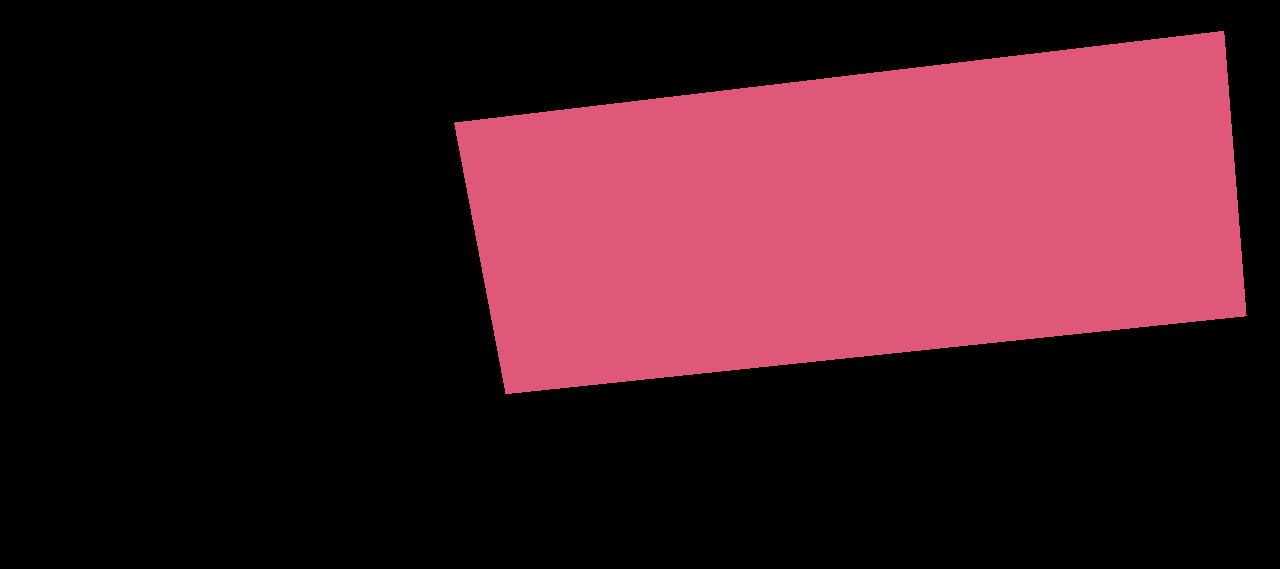
#> input picture Codes/Masks to Label Conversion/tmp/masks/IMG-20240511-WA0029_0.png, 1280 x 569 px; its folder holds 4 pictures in this run
$ jupyter execute Convertion.ipynb
#> lines starting #> are read from the running program, lines starting #| are printed output that depends on the picture; after the words box and inside, x2 and y2 are one past the last pixel; in counts of white or black regions, pixels touching at a corner belong together
[cell 1]
import os
import cv2
import numpy as np

input_dir = './tmp/masks'
output_dir = './tmp/labels'

# Define class RGB colors
class_colors = {
    'Correct': (148, 104, 85),
    'Wrong': (121, 88, 224),
}

# Map class names to numeric labels
class_labels = {
    'Correct': 0,
    'Wrong': 1,
}

def mask_to_polygons(mask, class_label):
    # Find contours
    contours, _ = cv2.findContours(mask, cv2.RETR_EXTERNAL, cv2.CHAIN_APPROX_SIMPLE)

    # Convert contours to polygons
    H, W = mask.shape
    polygons = []
    for cnt in contours:
        if cv2.contourArea(cnt) > 200:  # Filter out small contours
            polygon = []
            for point in cnt:
                x, y = point[0]
                polygon.append(x / W)
                polygon.append(y / H)
            polygons.append((class_label, polygon))
    return polygons

def convert_mask_to_labels(input_dir, output_dir, class_colors, class_labels):
#> called with input_dir = './tmp/masks', output_dir = './tmp/labels'
    if not os.path.exists(output_dir):
        os.makedirs(output_dir)

    for filename in os.listdir(input_dir):
        image_path = os.path.join(input_dir, filename)
        mask = cv2.imread(image_path)
#> mask is the input picture: shape (569, 1280, 3); mean B, G, R 35.5, 25.8, 65.7

        all_polygons = []
        for class_name, color in class_colors.items():
            class_label = class_labels[class_name]

            # Create binary mask for each class
            binary_mask = cv2.inRange(mask, color, color)

            # Get polygons for this class
            polygons = mask_to_polygons(binary_mask, class_label)
            all_polygons.extend(polygons)
#> this loop made 2 passes
#> pass 2, in convert_mask_to_labels, `binary_mask = cv2.inRange(mask, color, color)`:
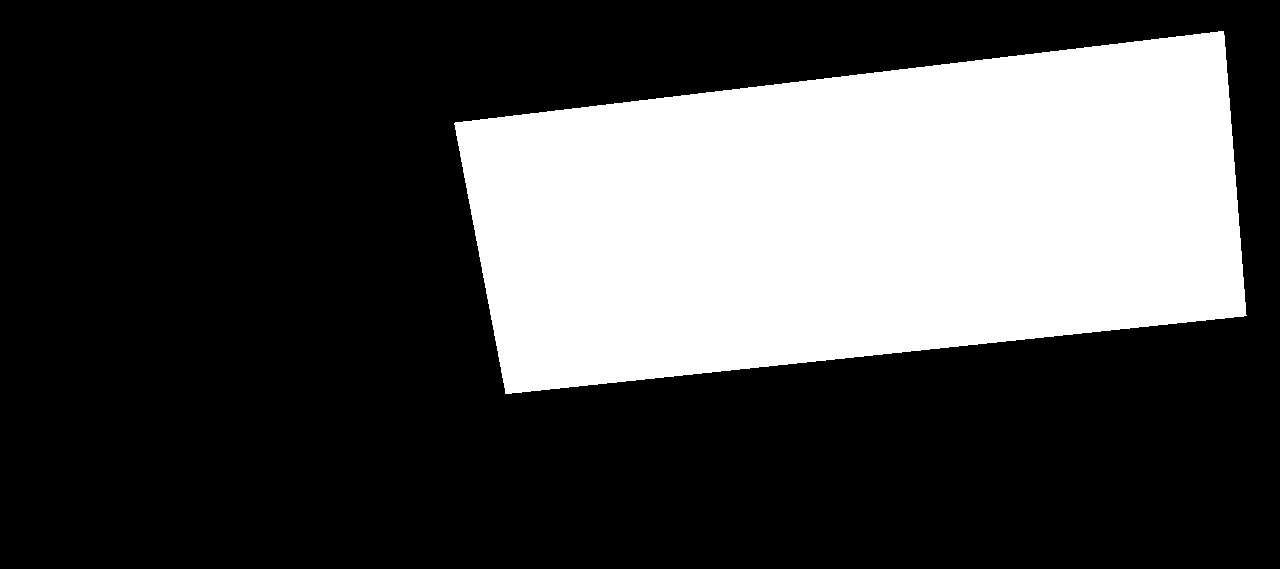
#> binary_mask: shape (569, 1280); 29.3% white; 1 white region, box (x1, y1, x2, y2) and area: (454, 31, 1247, 394) 213584
#> after the loop, all_polygons = 1 item

        # Write to label file
        label_filename = os.path.splitext(filename)[0] + '.txt'
        output_path = os.path.join(output_dir, label_filename)
        with open(output_path, 'w') as f:
            for class_label, polygon in all_polygons:
                f.write(f"{class_label} ")
                for p_, p in enumerate(polygon):
                    if p_ == len(polygon) - 1:
                        f.write(f"{p}\n")
                    else:
                        f.write(f"{p} ")
#> this loop made 1 pass
#> class_label on pass 1: 1
#> pass 2 of the loop in convert_mask_to_labels, `for filename in os.listdir(input_dir):`:
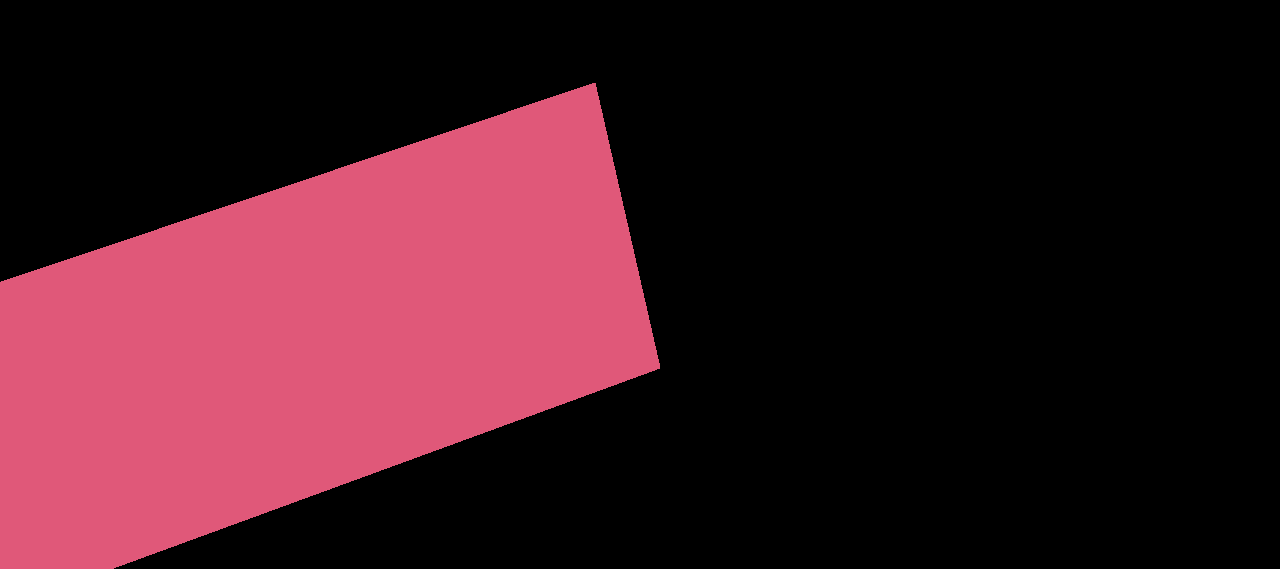
#> input picture Codes/Masks to Label Conversion/tmp/masks/IMG-20240511-WA0029_18.png, 1280 x 569 px
#> in convert_mask_to_labels, mask is the input picture: shape (569, 1280, 3); mean B, G, R 32.9, 23.9, 60.8
#> the loop in convert_mask_to_labels, `for class_name, color in class_colors.items():` made 2 passes
#> pass 2, in convert_mask_to_labels, `binary_mask = cv2.inRange(mask, color, color)`:
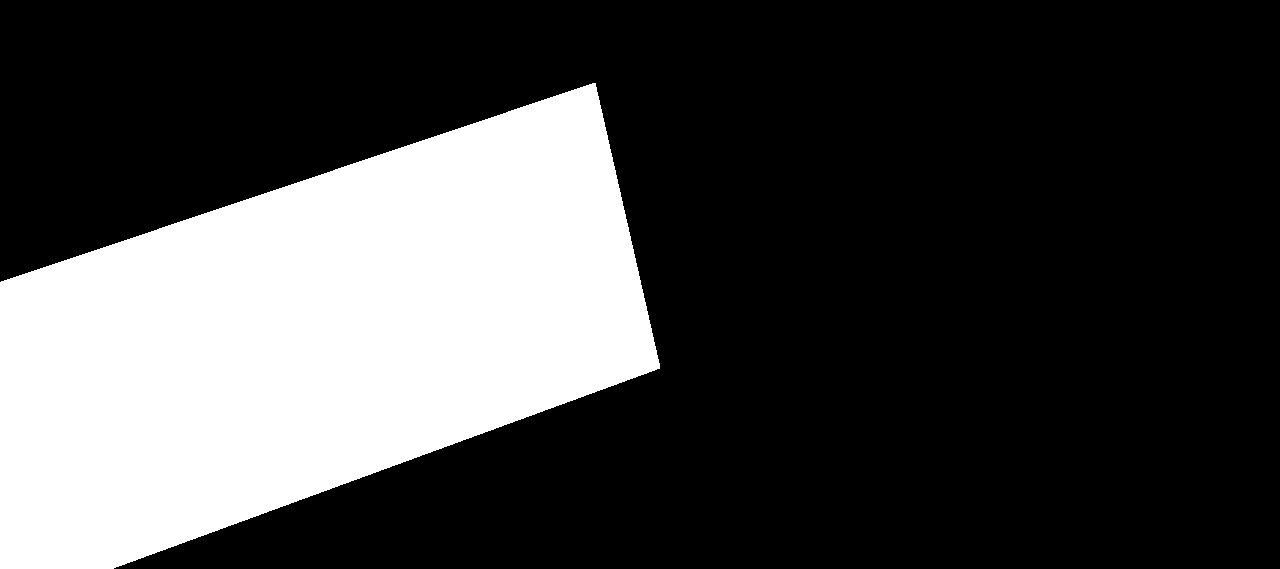
#> binary_mask: shape (569, 1280); 27.1% white; 1 white region, box (x1, y1, x2, y2) and area: (0, 83, 660, 569) 197730
#> the loop in convert_mask_to_labels, `for class_label, polygon in all_polygons:` made 1 pass
#> pass 3 of the loop in convert_mask_to_labels, `for filename in os.listdir(input_dir):`:
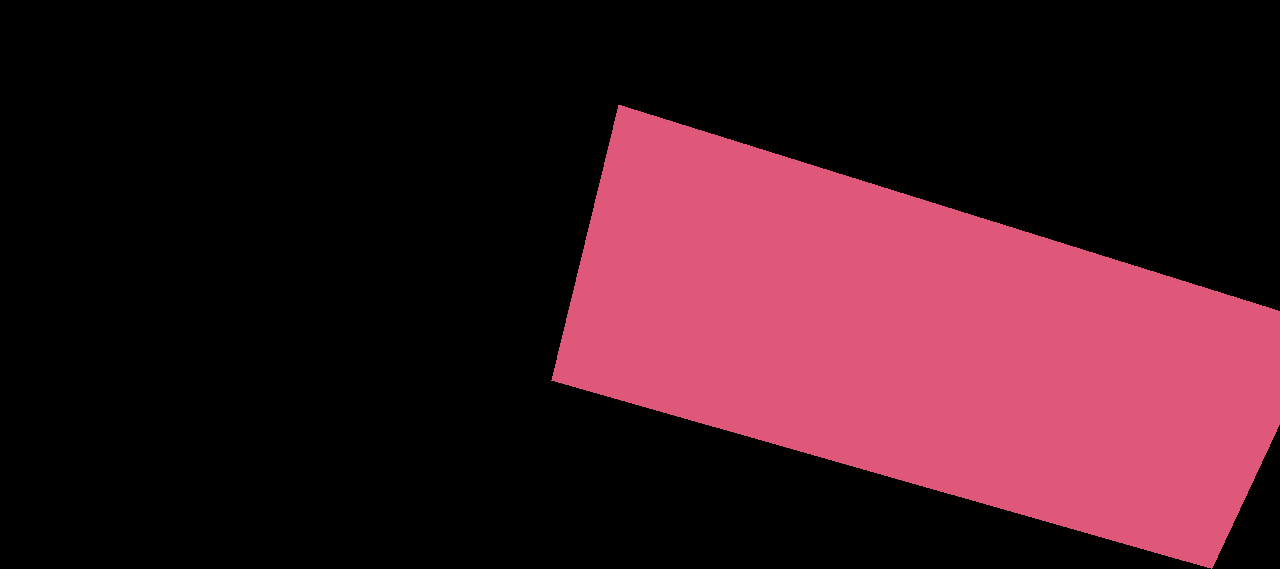
#> input picture Codes/Masks to Label Conversion/tmp/masks/IMG-20240511-WA0029_53.png, 1280 x 569 px
#> in convert_mask_to_labels, mask is the input picture: shape (569, 1280, 3); mean B, G, R 32.2, 23.4, 59.6
#> the loop in convert_mask_to_labels, `for class_name, color in class_colors.items():` made 2 passes
#> pass 2, in convert_mask_to_labels, `binary_mask = cv2.inRange(mask, color, color)`:
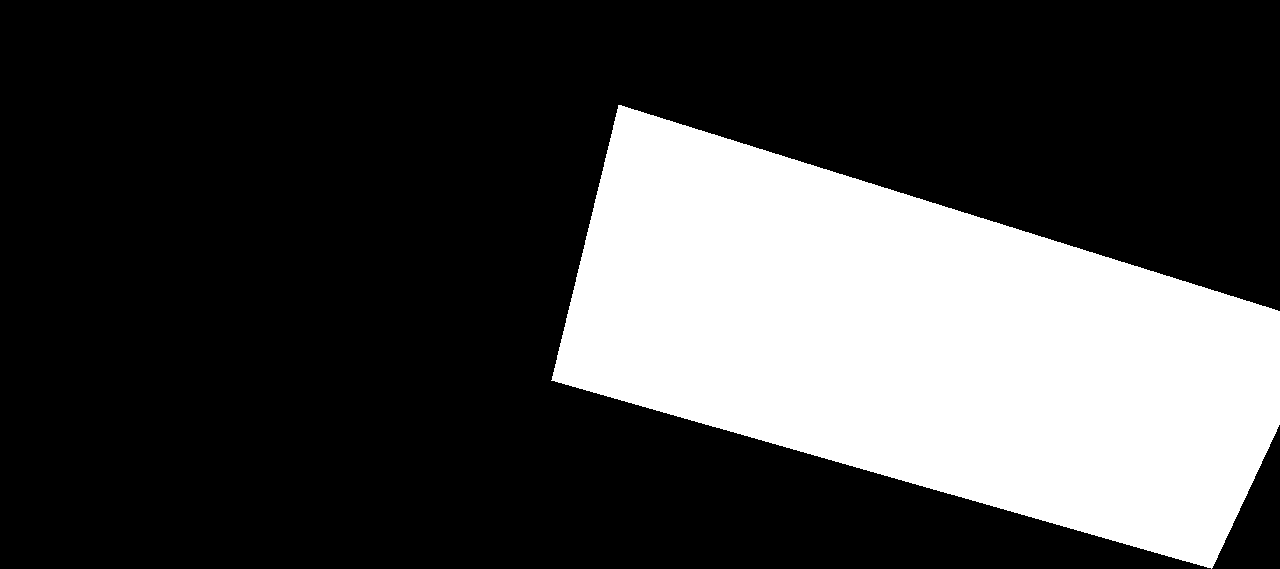
#> binary_mask: shape (569, 1280); 26.6% white; 1 white region, box (x1, y1, x2, y2) and area: (551, 105, 1280, 569) 193678
#> the loop made 4 passes; the first 3 are shown

# Run the conversion
convert_mask_to_labels(input_dir, output_dir, class_colors, class_labels)
